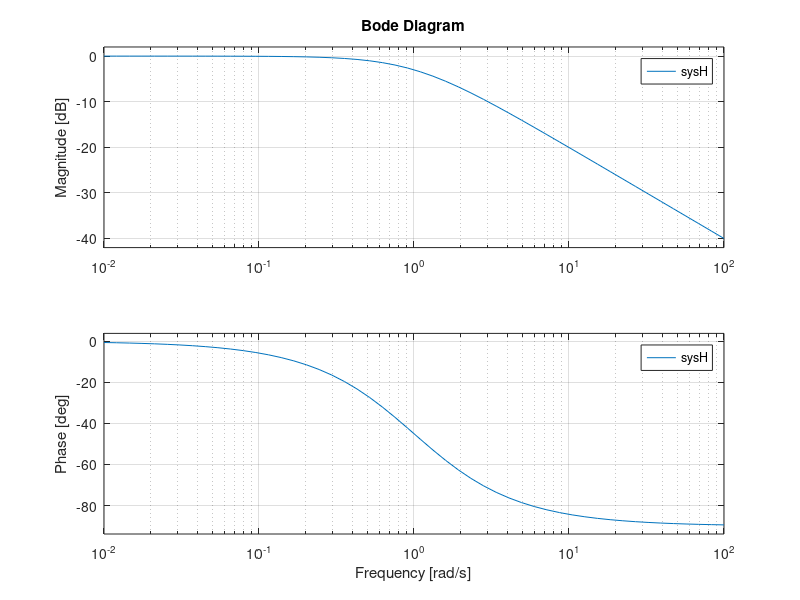

This chart was generated by the following MATLAB code:
pkg load control;
k = 1;
s = tf('s');           % define lalace variable
sysH = 1/(s+k);        % define system by its transfer function
w = logspace(-2, 2);   % set frequency w to 50 values from 10^-2 to 10^+2

bode(sysH, w);

%[mag, phase] = bode(sysH, w); % compute frequency response
%loglog(w, squeeze(mag));      % log-log plot of magnitude
%semilogx(w, squeeze(phase));  % semi-log plot of phase
